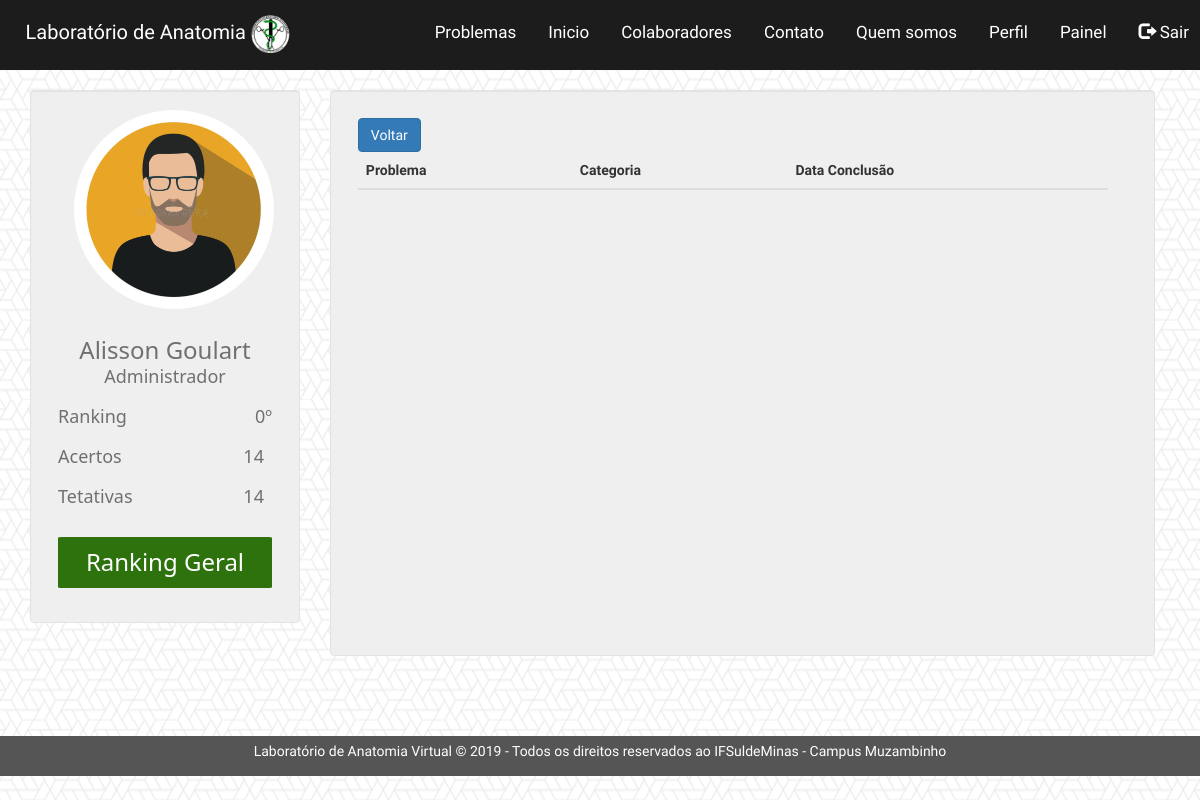
/Usuarios/visualizar/1, run on the app's committed database.
### tables this page shows
CREATE TABLE IF NOT EXISTS `tbl_usu` (
  `Cod_Usu` int(11) NOT NULL AUTO_INCREMENT,
  `Ema_Usu` varchar(300) NOT NULL,
  `Sen_Usu` varchar(300) NOT NULL,
  `Tip_Usu` int(5) NOT NULL,
  `Nom_Usu` varchar(50) NOT NULL,
  `Sob_Usu` varchar(50) NOT NULL,
  `Rank_Usu` int(10) NOT NULL,
  `Acer_Usu` int(10) NOT NULL,
  `Tent_Usu` int(10) NOT NULL,
  PRIMARY KEY (`Cod_Usu`)
);

### application/controllers/Usuarios.php (called while the page is built, shortened)
<?php
class Usuarios extends CI_Controller{
	public function Visualizar($id = NULL){
		$this->load->model('usuarios_model');
		$query = $this->usuarios_model->getUsuarioById($id);
		$dados['usuarios'] = $query;
		$this->load->view('includes/header');
		$this->load->view('detail/usuario', $dados);
		$this->load->view('includes/footer');
	}
}
?>

### index.php (called while the page is built, shortened)
<?php
require_once BASEPATH.'core/CodeIgniter.php';

### application/models/usuarios_model.php (called while the page is built, shortened)
<?php
class Usuarios_model extends CI_Model{
	public function getUsuarioById($id = NULL){
		if($id != NULL){
			$this->db->where('Cod_Usu', $id);
			$this->db->limit(1);
			$query = $this->db->get("tbl_usu");
			return $query->row();
		}
	}
}
?>

### application/views/detail/usuario.php (the view, shortened to what this page needs)
	<div class="container">
		<div class="col-md-3">
			<div class="well" style="background-color: #EFEFEF">
				<div class="row">
					<img style="border-radius:90%;width:200px;margin-left: 15%;margin-right: 15%;margin-bottom: 3%" src="<?=base_url()?>media/imagens/user.jpg">
					<h3 style="text-align: center; font-family: Segoe UI; color: #707070; margin-bottom: -6%"><?php echo $usuarios->Nom_Usu.' '.$usuarios->Sob_Usu ?><h3>
					<h4 style="text-align: center; font-family: Segoe UI; color: #707070">
						<?php
							if($usuarios->Tip_Usu == 0){
								echo 'Administrador';
							}else if($usuarios->Tip_Usu == 1){
								echo 'Aluno';
							}else if($usuarios->Tip_Usu == 2){
								echo 'Professor';
							}else if($usuarios->Tip_Usu == 3){
								echo 'Monitor';
							}
						?>
					</h4>
					<div class="row">
						<div class="col-md-6">
							<h4 style="margin-left: 20%; font-family: Segoe UI; color: #707070">Ranking</h4>
						</div>
						<div class="col-md-6">
							<h4 style="margin-right: 20%; text-align: right;font-family: Segoe UI; color: #707070">
								<?php echo $usuarios->Rank_Usu.'º'?>
							</h4>
						</div>
					</div>
					<div class="row">
						<div class="col-md-6">
							<h4 style="margin-left: 20%; font-family: Segoe UI; color: #707070">Acertos</h4>
						</div>
						<div class="col-md-6">
							<h4 style="margin-right: 27%; text-align: right;font-family: Segoe UI; color: #707070"><?php echo $usuarios->Acer_Usu; ?></h4>
						</div>
					</div>
					<div class="row">
						<div class="col-md-6">
							<h4 style="margin-left: 20%; font-family: Segoe UI; color: #707070">Tetativas</h4>
						</div>
						<div class="col-md-6">
							<h4 style="margin-right: 27%; text-align: right;font-family: Segoe UI; color: #707070"><?php echo $usuarios->Tent_Usu; ?></h4>
						</div>
					</div>
					<br>
					<div class="row">
						<a href="#">
							<button type="button" class="botao_barra_usuario1">Ranking Geral</button>
						</a>
					</div>
				</div>
			</div>
		</div>
		<div class="col-md-9">
			<div class="well" style="background-color: #EFEFEF">
				<div style="overflow: auto; width: 100%; height: 526px;padding: 1%">
					<a href="<?=base_url()?>usuarios" style="margin-right: 1%" type="button" class="btn btn-primary">Voltar</a>
				    <table class="table table-hover" style="width:750px">
				        <thead>
				            <tr>
				                <th>Problema</th>
				                <th>Categoria</th>
				                <th>Data Conclusão</th>
				            </tr>
				        </thead>
				    </table>
				</div>
			</div>
		</div>
	</div>
</body>

### assets/Style.css (style rules this page uses)
.col-md-3 { padding-left: 0; }
.botao_barra_usuario1 { background-color: #2E720D; color: white; width: 74%; padding: 3%; border: 2px #2E720D; border-radius: 2%; font-family: Segoe UI; margin-left: 13%; font-size: 18pt; margin-bottom: 5%; }
* { font-family: 'Crete Round', serif; }

### data on the page
tbl_usu: Nom_Usu "Alisson", Sob_Usu "Goulart", Rank_Usu "0", Acer_Usu "14", Tent_Usu "14"
